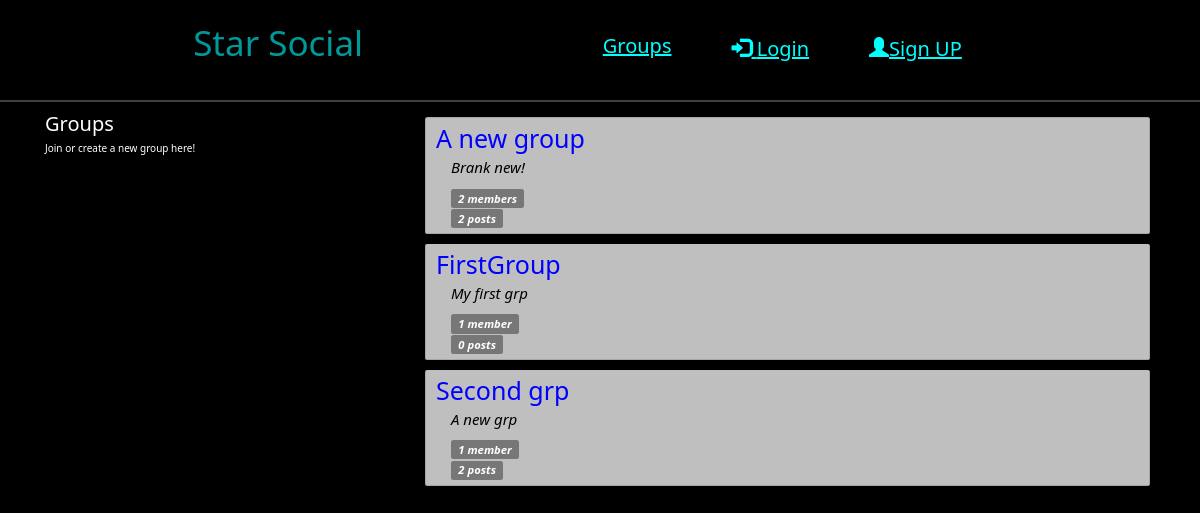
The app's page /groups/ with its own data.
### groups/models.py (models this page shows, shortened)
class Group(models.Model):
    name = models.CharField(max_length=255, unique=True)
    slug = models.SlugField(allow_unicode=True, unique=True)
    description = models.TextField(blank=True, default='')
    description_html = models.TextField(editable=False, default='', blank=True)
    members = models.ManyToManyField(User, through='GroupMember')
    class Meta():
        ordering = ['name']

### groups/views.py (the view)
class ListGroups(generic.ListView):
    model = Group

### groups/templates/groups/group_list.html (shortened to what this page needs)
{% extends "groups/group_base.html"%}
{% block pregroup %}
<div class="col-md-4">
  <div class="content">
    <h2>Groups</h2>
    <p>Join or create a new group here!</p>
  </div>
  </div>
  {%endblock%}
  {% block group_content %}
  <div class="col-md-8">
    <div class="list-group">
      {% for group in object_list %}
      <a class="list-group-item" href="{% url 'groups:single' slug=group.slug %}">
        <h3 class="title" id="list-group-item-heading">{{group.name}}</h3>
        <div class="list-group-item-text container-fluid">
          {{group.description_html|safe}}
          <div class="row">
            <div class="class-md-4">
              <span class="badge">{{group.members.count}} member{{group.members.count|pluralize}}</span>
            </div>
            <div class="col-md-4">
              <span class="badge">{{group.posts.count}} post{{group.posts.count|pluralize}}</span>
            </div>
          </div>
        </div>
      </a>
      {%endfor%}
    </div>
  </div>
  {%endblock%}

### groups/templates/groups/group_base.html (shortened to what this page needs)
{% extends "base.html" %}
{% block content%}
<div class="container">
  <div class="row">
    {% block pregroup %}{%endblock%}
    {% block group_content %}{%endblock%}
  </div>
</div>
{% endblock %}

### templates/base.html (shortened to what this page needs)
<!DOCTYPE html>
{% load static %}
<html lang="en" dir="ltr">
<head>
  <link href="https://cdn.jsdelivr.net/npm/bootstrap@5.1.3/dist/css/bootstrap.min.css" rel="stylesheet">
  <link rel="stylesheet" href="https://maxcdn.bootstrapcdn.com/bootstrap/3.3.7/css/bootstrap.min.css">
  <link href="https://cdn.jsdelivr.net/npm/bootstrap@5.1.3/dist/css/bootstrap.min.css" rel="stylesheet">
  <link rel="stylesheet" href="{% static 'simplesocial/css/master.css' %}">
</head>
<body>
  <nav class='navbar nav navbar-inverted navbar-expand mynav nav-text' role='navigation' id="navbar">
    <div class="container-fluid">
      <div class="navbar-header">
        <a class="navbar-brand " href="{%url 'home'%}">Star Social</a>
      </div>
      <ul class="nav navbar-nav navbar-right ml-auto " style="margin-right:0px">
        {% if user.is_authenticated %}
          <li><a class="navbar-text" href="{% url 'posts:create' %}">Post</a></li>
          <li><a class="navbar-text" href="{% url 'groups:all' %}">Groups</a></li>
          <li><a class="navbar-text" href="{% url 'groups:create' %}">Create Group</a></li>
          <li><a class="navbar-text" href="{%url 'accounts:logout'%}"><span class="glyphicon glyphicon-log-out"></span>Log Out</a></li>
        {%else%}
          <li><a class="navbar-text" href="{% url 'groups:all' %}">Groups</a></li>
          <li><a class="navbar-text" href="{% url 'accounts:login'%}"><span class="glyphicon glyphicon-log-in"></span>  Login</a></li>
          <li><a class="navbar-text" href="{%url 'accounts:signup'%}"><span class="glyphicon glyphicon-user"></span>Sign UP</a></li>
        {%endif%}
      </ul>
    </div>
  </nav>
<hr style="height:2px">
  <div class="container content-class">
    {% block content %}
    {% endblock %}
  </div>
</body>
</html>

### static/simplesocial/css/master.css (style rules this page uses)
.navbar-text { color: #00ffff; font-size: 2em; font-style: Russo One; padding-bottom: 0px; }
#navbar { background-color: transperant; font-style: Russo One; padding-bottom: 0px; }
.navbar-brand { color: #009999; margin-top: 20px; padding-bottom: 0px; padding: 0px; font-size: 3.5em; }
.list-group-item { background: rgb(191, 191, 191); margin: 5px; border-radius: 2px; }
#list-group-item-heading { font-size: 2.5em; font-style:bold; color: blue; }
.list-group-item-text { color: black; font-size: 1.5em; font-style: italic; }
body { margin: 0; overflow: hidden; background-color: black; color:white; }

### records on screen
Group: name "A new group", description_html "Brank new!", members.count "2", posts.count "2"
Group: name "FirstGroup", description_html "My first grp", members.count "1", posts.count "0"
Group: name "Second grp", description_html "A new grp", members.count "1", posts.count "2"
